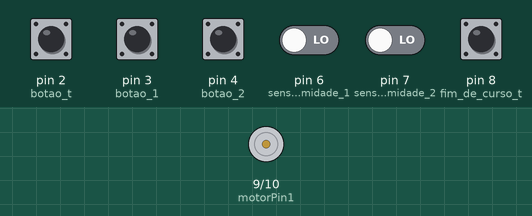
Simulated run of this sketch. Board: Arduino Uno, built with avr-gcc and run on an emulated ATmega328P. Shown: motor-driver pin pairs drawn as motors (green arrow = first pin HIGH = forward, orange = second pin HIGH = backward, longer = more drive). The test bench sets the inputs (shaded band); at power-on: pin 2 (botao_t), pin 8 (fim_de_curso_t) HIGH, pin 3 (botao_1), pin 4 (botao_2), pin 6 (sensor_proximidade_1), pin 7 (sensor_proximidade_2) LOW.

Above: at 1.2 s.
1.3 s: pin 3 (botao_1) pulled HIGH for 1 s
3.8 s: pin 2 (botao_t) pulled LOW for 0.15 s
At 4.2 s:
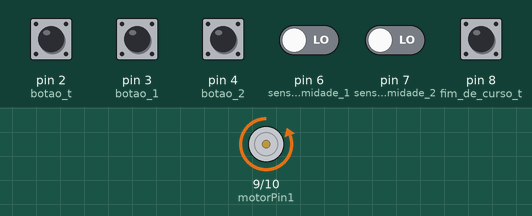
Timing chart, 0 to 6.8 s (numbered marks = the images above; inputs shaded):
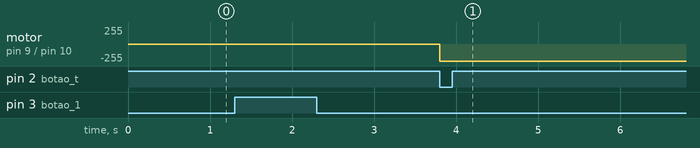

Measured:
- after the input at 3.8 s, motor on pin 9 (motorPin1) / pin 10 (motorPin2): stopped → backward 255/255 at once

The sketch:

elevadorarduino.ino
```cpp
const int sensor_proximidade_1 = 6;
const int sensor_proximidade_2 = 7;
const int fim_de_curso_t = 8;
const int fim_de_curso_3 = 11;
const int motorPin1 = 9; // pra frente (subir)
const int motorPin2 = 10; // pra tras (descer)
const int botao_t = 2;
const int botao_1 = 3;
const int botao_2 = 4;
const int botao_3 = 5;
enum Estado {PARADO, ANDANDO} ;
Estado estado_atual = PARADO;
int andar_atual = 0;
int andar_desejado = 0;

void setup() {
  pinMode(botao_t, INPUT);
  pinMode(botao_1, INPUT);
  pinMode(botao_2, INPUT);
  pinMode(botao_3, INPUT);

  pinMode(sensor_proximidade_1, INPUT);
  pinMode(sensor_proximidade_2, INPUT);

  pinMode(fim_de_curso_t, INPUT_PULLUP);
  pinMode(fim_de_curso_3, INPUT_PULLUP);

  pinMode(motorPin1, OUTPUT);
  pinMode(motorPin2, OUTPUT);
  Serial.begin(9600);

}

void subirElevador(){
  digitalWrite(motorPin1, HIGH);
  digitalWrite(motorPin2, LOW);
}

void descerElevador(){
  digitalWrite(motorPin1, LOW);
  digitalWrite(motorPin2, HIGH);
}

void pararElevador()
{
  digitalWrite(motorPin1, LOW);
  digitalWrite(motorPin2, LOW);
}

void loop() {
  switch(estado_atual)
  {
    case PARADO:
      if (digitalRead(botao_t) == LOW)
      {
        andar_desejado = 0;
        if (andar_desejado > andar_atual)
        {
          subirElevador();
          estado_atual = ANDANDO;

        }
        else if (andar_desejado < andar_atual)
        {
          descerElevador();
          estado_atual = ANDANDO;

        }
      }

      else if (digitalRead(botao_1) == LOW)
      {
        andar_desejado = 1;
        if (andar_desejado > andar_atual)
        {
          subirElevador();
          estado_atual = ANDANDO;

        }
        else if (andar_desejado < andar_atual)
        {
          descerElevador();
          estado_atual = ANDANDO;

        }
      }

      else if (digitalRead(botao_2) == LOW)
      {
        andar_desejado = 2;
        if (andar_desejado > andar_atual)
        {
          subirElevador();
          estado_atual = ANDANDO;

        }
        else if (andar_desejado < andar_atual)
        {
          descerElevador();
          estado_atual = ANDANDO;

        }
      }

      else if (digitalRead(botao_3) == LOW)
      {
        andar_desejado = 3;
        if (andar_desejado > andar_atual)
        {
          subirElevador();
          estado_atual = ANDANDO;

        }
        else if (andar_desejado < andar_atual)
        {
          descerElevador();
          estado_atual = ANDANDO;

        }
      }

      break;
    case ANDANDO:
      if (andar_desejado == 0)
      {
        if (digitalRead (fim_de_curso_t) == LOW)
        {
          pararElevador();
          estado_atual = PARADO;
          andar_atual = 0;

        }
      }

      else if (andar_desejado == 1)
      {
        if (digitalRead (sensor_proximidade_1) == LOW)
        {
          pararElevador();
          estado_atual = PARADO;
          andar_atual = 1;

        }
      }

      else if (andar_desejado == 2)
      {
        if (digitalRead (sensor_proximidade_2) == LOW)
        {
          pararElevador();
          estado_atual = PARADO;
          andar_atual = 2;
        }
      }

      else if (andar_desejado == 3)
      {
        if (digitalRead (fim_de_curso_3) == LOW)
        {
          pararElevador();
          estado_atual = PARADO;
          andar_atual = 3;
        }
      }

      break;
    default:
      break;
  }
}
```
